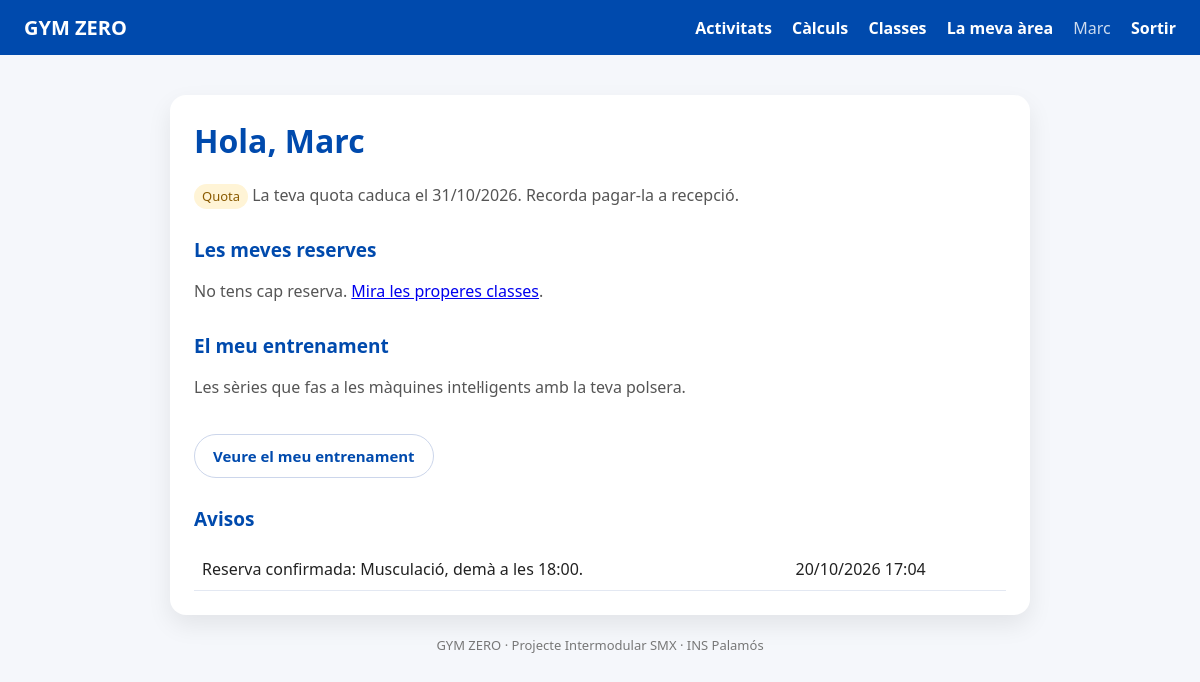
Page /client/ (signed in) on the committed database.
### tables this page shows
CREATE TABLE usuaris (
  id             INT UNSIGNED AUTO_INCREMENT PRIMARY KEY,
  nom            VARCHAR(60)  NOT NULL,
  cognoms        VARCHAR(100) NOT NULL,
  email          VARCHAR(150) NOT NULL,
  password_hash  VARCHAR(255) NOT NULL,           
  rol            ENUM('client','admin') NOT NULL DEFAULT 'client',
  targeta_rfid   VARCHAR(32)  NULL,               
  actiu          TINYINT(1)   NOT NULL DEFAULT 1,
  quota_fins     DATE         NULL,               
  data_registre  TIMESTAMP    NOT NULL DEFAULT CURRENT_TIMESTAMP,
  CONSTRAINT uq_usuaris_email UNIQUE (email),
  CONSTRAINT uq_usuaris_rfid  UNIQUE (targeta_rfid)
);

CREATE TABLE notificacions (
  id          INT UNSIGNED AUTO_INCREMENT PRIMARY KEY,
  usuari_id   INT UNSIGNED NOT NULL,
  tipus       ENUM('reserva','cancelacio','classe_cancelada','sistema') NOT NULL,
  missatge    VARCHAR(255) NOT NULL,
  llegida     TINYINT(1)   NOT NULL DEFAULT 0,
  data        TIMESTAMP    NOT NULL DEFAULT CURRENT_TIMESTAMP,
  CONSTRAINT fk_notificacions_usuari FOREIGN KEY (usuari_id)
    REFERENCES usuaris(id) ON UPDATE CASCADE ON DELETE CASCADE,
  INDEX ix_notificacions_usuari_llegida (usuari_id, llegida)
);

### www/inc/sessio.php (called while the page is built, shortened)
<?php
function h($text)
{
    return htmlspecialchars((string) $text, ENT_QUOTES, 'UTF-8');
}
function usuari_actual()
{
    return $_SESSION['usuari'] ?? null;
}

### www/client/index.php (the view, shortened to what this page needs)
<?php
require_once __DIR__ . '/../inc/sessio.php';
require_once __DIR__ . '/../inc/bd.php';
$u = usuari_actual();
$st = $connexio->prepare(
    "SELECT c.id, a.nom, c.inici
       FROM reserves r
       JOIN classes c    ON c.id = r.classe_id
       JOIN activitats a ON a.id = c.activitat_id
      WHERE r.usuari_id = ? AND r.estat = 'confirmada' AND c.inici > NOW()
      ORDER BY c.inici"
);
$st->execute([$u['id']]);
$reserves = $st->fetchAll();
$st = $connexio->prepare(
    'SELECT quota_fins, quota_fins >= CURDATE() AS al_dia, quota_fins <= CURDATE() + INTERVAL 7 DAY AS caduca_aviat
       FROM usuaris WHERE id = ?'
);
$st->execute([$u['id']]);
$quota = $st->fetch();
$st = $connexio->prepare(
    'SELECT missatge, data FROM notificacions WHERE usuari_id = ? ORDER BY data DESC, id DESC LIMIT 5'
);
$st->execute([$u['id']]);
$avisos = $st->fetchAll();
require __DIR__ . '/../inc/capcalera.php';
?>
<?php if ($u['rol'] === 'admin'): ?>
  <p>Has entrat com a <b>administrador</b>. <a href="../admin/">Anar al panell d'administració</a>.</p>
<?php elseif (!$quota['al_dia']): ?>
  <div class="error">No tens la quota pagada. Passa per recepció per pagar-la; mentrestant el torn d'entrada a les sales no et deixarà passar.</div>
<?php elseif ($quota['caduca_aviat']): ?>
  <p><span class="etiqueta groga">Quota</span> La teva quota caduca el <?= date('d/m/Y', strtotime($quota['quota_fins'])) ?>. Recorda pagar-la a recepció.</p>
<?php else: ?>
  <p><span class="etiqueta verda">Quota</span> Pagada fins al <?= date('d/m/Y', strtotime($quota['quota_fins'])) ?>.</p>
<?php endif; ?>
<h2>Les meves reserves</h2>
<?php if (!$reserves): ?>
  <p>No tens cap reserva. <a href="../reserves/">Mira les properes classes</a>.</p>
<?php endif; ?>
<h2>El meu entrenament</h2>
<p>Les sèries que fas a les màquines intel·ligents amb la teva polsera.</p>
<a class="btn btn-secundari" href="entrenament.php">Veure el meu entrenament</a>
<h2>Avisos</h2>
<?php if (!$avisos): ?>
  <p>No tens avisos.</p>
<?php else: ?>
  <table>
    <?php foreach ($avisos as $a): ?>
      <tr><td><?= h($a['missatge']) ?></td><td><?= date('d/m/Y H:i', strtotime($a['data'])) ?></td></tr>
    <?php endforeach; ?>
  </table>
<?php endif; ?>
<?php require __DIR__ . '/../inc/peu.php'; ?>

### www/css/area.css (style rules this page uses)
body { margin: 0; font-family: system-ui, -apple-system, "Segoe UI", sans-serif; background: #f5f7fb; color: #222; }
h2 { color: #004aad; font-size: 19px; margin-top: 28px; }
p { color: #555; line-height: 1.6; }
button, .btn { display: inline-block; margin-top: 18px; padding: 11px 18px; border-radius: 999px; border: none; background: #004aad; color: white; font-weight: 700; cursor: pointer; text-decoration: none; font-size: 15px; }
table { width: 100%; border-collapse: collapse; margin-top: 12px; }
th, td { text-align: left; padding: 10px 8px; border-bottom: 1px solid #e3e8f2; }
.etiqueta { display: inline-block; padding: 2px 8px; border-radius: 999px; font-size: 13px; background: #e3e8f2; color: #444; }
.btn-secundari { background: white; color: #004aad; border: 1px solid #ccd6eb; }
.etiqueta.groga { background: #fff4d6; color: #8a5a00; }

### rows in the picture
usuaris: quota_fins "31/10/2026"
notificacions: missatge "Reserva confirmada: Musculació, demà a les 18:00.", data "20/10/2026 17:04"

### other values in the picture
$u['nom'] "Marc"
$titol "Hola, Marc"
